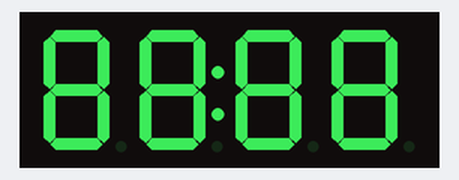
This program was run on a simulated Raspberry Pi (BCM pin numbers). Shown: 4-digit seven-segment display. At 37.0 s the program stops and its outputs stay as they are.

Above: at 0.1 s.
At 9.1 s:
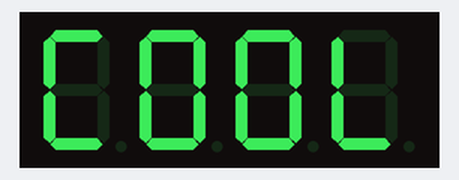
At 12.1 s:
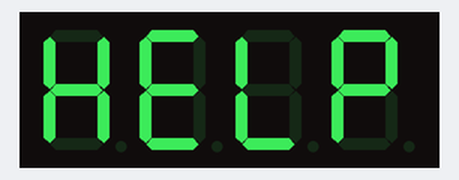
At 15.1 s:
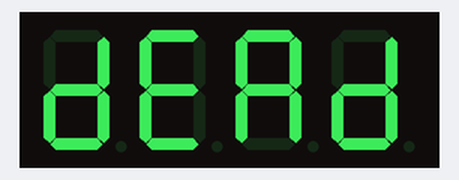
At 18.1 s:
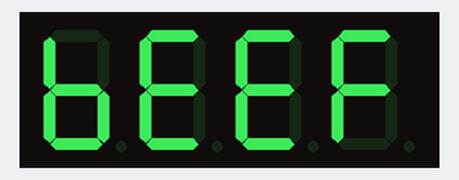
At 27.1 s:
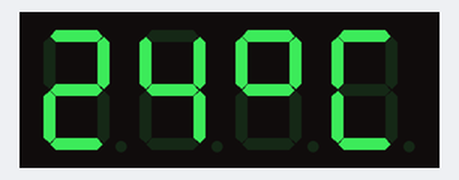

Measured:
- what the display in image 1 shows lasts 3.0 s, from 9.0 s to 12.0 s
- what the display in image 5 shows lasts 10.0 s, from 27.0 s to 37.0 s

The program:

TM1637_test01.py
```python
# RPI Maker PCB examle code for the TM1637 7 segment LED display

# command:  python3 ./RPi_maker_PCB5/displays/TM1637_7segment_LED/TM1637_test01.py


import tm1637  # imports the library that should be installed by: sudo pip3 install raspberrypi-tm1637
import time    # this imports the time module to allow various time functions to be used

tm = tm1637.TM1637(clk=18, dio=15, brightness=5)  # initialise the display using BCM numbering for the two GPIO pins to be used

# Now run through a series of test displays with a pause between each

# all LEDS on "88:88"
tm.write([127, 255, 127, 127])
time.sleep(3)

# all LEDS off
tm.write([0, 0, 0, 0])
time.sleep(3)

# show "0123"
tm.write([63, 6, 91, 79])
time.sleep(3)

# show "COOL"
tm.write([0b00111001, 0b00111111, 0b00111111, 0b00111000])
time.sleep(3)

# show "HELP"
tm.show('help')
time.sleep(3)

# display "dEAd", "bEEF"
tm.hex(0xdead)
time.sleep(3)
tm.hex(0xbeef)
time.sleep(3)

# show "12:59"
tm.numbers(12, 59)
time.sleep(3)

# show "-123"
tm.number(-123)
time.sleep(3)

# show temperature '24*C'
tm.temperature(24)
time.sleep(10)

# all LEDS off
tm.write([0, 0, 0, 0])
```
